Frame 1 (no input): blank canvas, image omitted
Frame 60 (the mouse pressed at the canvas centre just before this capture): blank canvas, image omitted
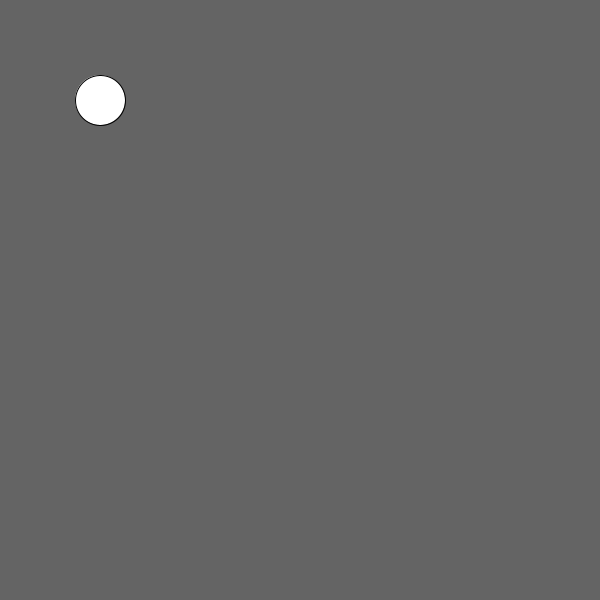
Frame 120 (the mouse held since frame 60 and released just before this capture)

The Processing sketch whose frames 1 and 60 were blank and that drew this single picture after the mouse press (run headless with seeded random() and noise(); from frame 60 on, the mouse is pressed at the canvas centre):

// Processing sketch: MouseAndKeyboard
// ── MouseAndKeyboard.pde

boolean drawShape;

void setup()
{
  size(600,600);
  
  drawShape = false;
}

void draw()
{
   background(100);
  
  if (drawShape == true)
  {
    ellipse(100,100,50,50);
  } 
}
  
  
void mousePressed()
{
   drawShape = !drawShape; 
}


void keyPressed()
{
   if (key == 65)
  {
     drawShape = true;
  } 
  if (key == 66)
  {
      drawShape = false;
  }
}
